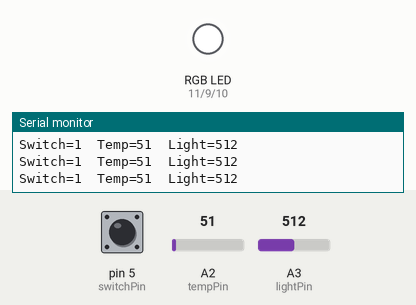
This sketch was run on a simulated Arduino Uno, built with avr-gcc and run on an emulated ATmega328P. Parts: an RGB LED mixed from three pins (HIGH = lit), the last lines printed to the serial monitor. Inputs (shaded band) come from the test bench; at power-on: A3 (lightPin) = 512, pin 5 (switchPin) HIGH, A2 (tempPin) = 51.

Above: at 1.2 s.
1.3 s: A3 (lightPin) set to 104
2.8 s: A3 (lightPin) set to 88
At 3.9 s:
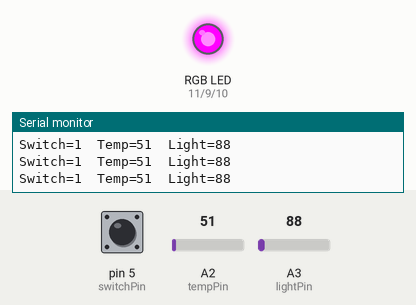
4.3 s: pin 5 (switchPin) pulled LOW for 0.15 s
At 4.4 s:
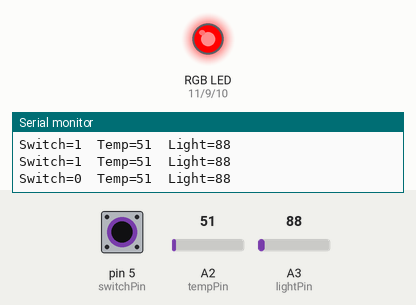
5.9 s: A2 (tempPin) set to 95
7.4 s: A2 (tempPin) set to 104
10.4 s: pin 5 (switchPin) pulled LOW for 3.2 s
At 14.3 s:
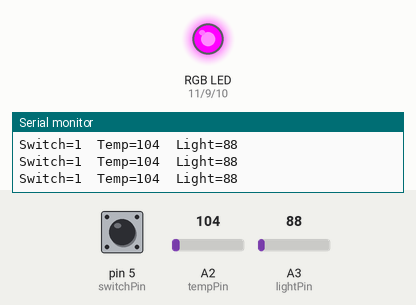
Timing chart, 0 to 15.8 s (numbered marks = the images above; inputs shaded):
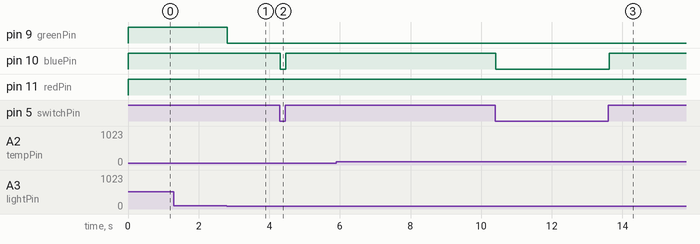

Measured:
- the behaviour switches between 100 and 99 on A3 (lightPin) (found by bisection; images 0 and 1)
- after the input at 2.8 s, pin 9 (greenPin): HIGH → LOW at once
- after the input at 4.3 s, pin 10 (bluePin): HIGH → LOW at once, → HIGH 0.15 s later
- after the input at 10.4 s, pin 10 (bluePin): HIGH → LOW at once, → HIGH 3.2 s later

The sketch:

RGB_3controllers.ino
```cpp
/*
 * Jen's LilyPad tutorial: color (RGB LEDs) + 3 Controllers
 * switch turns on RED
 * light turns on GREEN
 * cold sensor turns on BLUE
 * To play with
 * dynamic colored light. See this web color chart
 * for the (Red,Green,Blue) values of different colors:
 * http://www.visibone.com/colorlab/
 */


int redPin = 11;	// R petal on RGB LED module connected to digital pin 11
int greenPin = 9;	// G petal on RGB LED module connected to digital pin 9
int bluePin = 10;	// B petal on RGB LED module connected to digital pin 10

int redVal = 0;            // variable to store Red
int greenVal = 0;           // variable to store Green
int blueVal = 0;            // variable to store Blue


int switchPin = 5;	// switch connected to digital pin 5
int switchValue;	// a variable to keep track of when switch is pressed

int tempPin = A2;	// tempSensor connected to analog pin A2
int tempValue;	        // a variable to keep track of temp

int lightPin = A3;        //lightSensor connected to analog pin A3
int lightValue;	        // a variable to keep track of light


void setup()
{
         //switch
         pinMode(switchPin, INPUT);	// sets the switchPin to be an input
         digitalWrite(switchPin, HIGH);	// sets the default (unpressed) state of switchPin to HIGH

         //light
         pinMode(lightPin, INPUT);	// sets the lightPin to be an input

         //temp
         pinMode(tempPin, INPUT);       // set the tempPin as an input

         //RGB
         pinMode(redPin, OUTPUT);	// sets the redPin to be an output
         pinMode(greenPin, OUTPUT);	// sets the greenPin to be an output
         pinMode(bluePin, OUTPUT);	// sets the bluePin to be an output

         Serial.begin(9600);  // We'll output some information over serial
}

void loop()	// run over and over again
{

  //if switch is pressed turn RGB LED blue on
  switchValue = digitalRead(switchPin);	// check to see if the switch is pressed
          if (switchValue == LOW) {	// if the switch is pressed then,
                    // Basic colors:
                    blueVal=255;          // turn the RGB LED blue on
                    color(redVal, greenVal, blueVal);
            }
          else {
                 blueVal=0;               // turn the RGB LED blue off
                 color(redVal, greenVal, blueVal);
               }


 // //if its hot turn RGB LED red on
  // tempValue = analogRead(tempPin);
        //  if (analogRead(tempPin)  > 160) {	// if its hot go blue
       //             redVal=255;// turn the RGB LED blue
       //             color(redVal, greenVal, blueVal);
      //               }
      //      else {
      //           redVal=0;
     //            color(redVal, greenVal, blueVal);
     //          }


   // if its dark turn the RGB LED green on
   lightValue = analogRead(lightPin);
   if(analogRead(lightPin) < 100){    // if its dark
                    greenVal=255;     // turn the RGB LED green on
                    color(redVal, greenVal, blueVal);
                     }
        else {
                greenVal=0;         // turn the RGB LED green off
                 color(redVal, greenVal, blueVal);
               }

                    //// Example blended colors:
                    //color(255,255,0);	// turn the RGB LED yellow
                    //delay(1000);	// delay for 1 second
                    //color(255,255,255);	// turn the RGB LED white
                    //delay(1000);	// delay for 1 second
                    //color(128,0,255);	// turn the RGB LED purple
                    //delay(1000);	// delay for 1 second

    /* from here on down, we'll just print out the status of every input */
    Serial.print("Switch=");
    Serial.print(digitalRead(switchPin));

    Serial.print("  Temp=");
    Serial.print(analogRead(tempPin));

    Serial.print("  Light=");
    Serial.println(analogRead(lightPin));
}


void color (unsigned char red, unsigned char green, unsigned char blue)     // the color generating function
{
          analogWrite(redPin, 255-red);
          analogWrite(bluePin, 255-blue);
          analogWrite(greenPin, 255-green);
}
```
